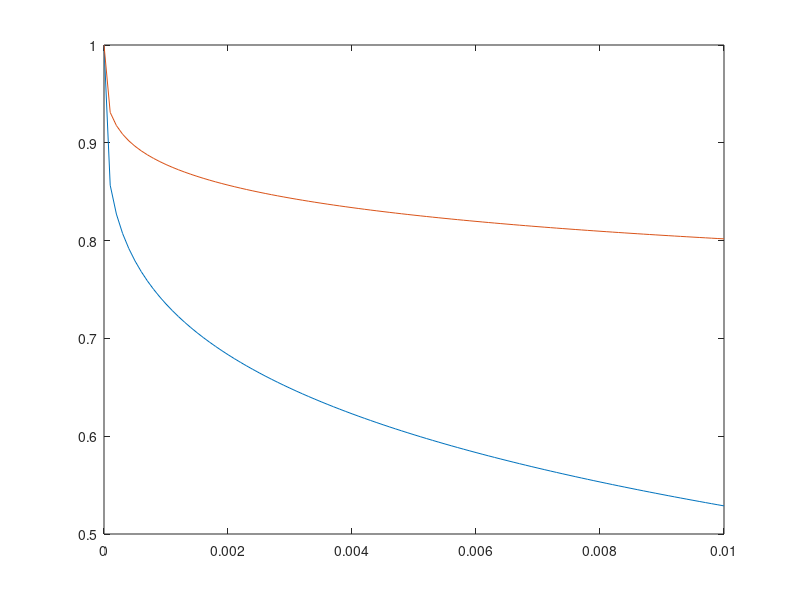

MATLAB code to generate this figure:
n = 1.282;
m = 1 - 1 / n;
s = (0:100)/10000;
func = (1-s.^(n-1).*(1+s.^n).^(-m)).^2./(1+s.^n).^(m./2);
approx = (1-s.^(n-1)+2.*m.*s.^(2.*n-1)+s.^(2.*n-2)-n.*s.^(3.*n-2)+m.*s.^(2.*n-1)-m./2.*s.^(3.*n-2)); 

plot(s, func);
hold on
plot(s, approx);
hold off